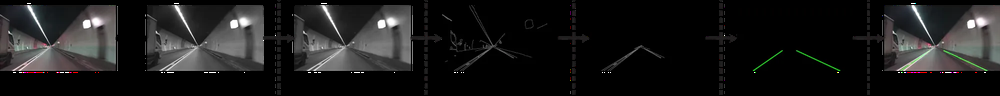
#> input picture data/resources/image.png, 1000 x 96 px, shrunk from 2000 x 193 before the run
$ python -i detect.py   (imports and definitions only)
#> lines starting #> are read from the running program, lines starting #| are printed output that depends on the picture; after the words box and inside, x2 and y2 are one past the last pixel; in counts of white or black regions, pixels touching at a corner belong together
import cv2
import numpy as np
import math

def region_of_interest(image):
    mask = np.zeros_like(image)
    if len(image.shape) > 2:
        channel_count = image.shape[2]
        ignore_mask_color = (255,) * channel_count
    else:
        ignore_mask_color = 255
    rows, cols = image.shape[:2]
    bottom_left  = [cols * 0.1, rows * 0.95]
    top_left     = [cols * 0.45, rows * 0.6]
    top_right    = [cols * 0.55, rows * 0.6]
    bottom_right = [cols * 0.9, rows * 0.95]
    vertices = np.array([[bottom_left, top_left, top_right, bottom_right]], dtype=np.int32)
    cv2.fillPoly(mask, vertices, ignore_mask_color)
    masked_image = cv2.bitwise_and(image, mask)
    return masked_image

def hough_transform(image):
    rho = 2
    theta = np.pi/180
    threshold = 50
    minLineLength = 40
    maxLineGap = 150
    return cv2.HoughLinesP(image, rho, theta, threshold, minLineLength=minLineLength, maxLineGap=maxLineGap)

def average_slope_intercept(lines):
    left_lines = []
    left_weights = []
    right_lines = []
    right_weights = []
    for line in lines:
        for x1, y1, x2, y2 in line:
            if x1 == x2:
                continue
            slope = (y2 - y1) / (x2 - x1)
            intercept = y1 - (slope * x1)
            length = np.sqrt((y2 - y1) ** 2 + (x2 - x1) ** 2)
            if slope < 0:
                left_lines.append((slope, intercept))
                left_weights.append(length)
            else:
                right_lines.append((slope, intercept))
                right_weights.append(length)
    left_lane = np.dot(left_weights, left_lines) / np.sum(left_weights) if len(left_weights) > 0 else None
    right_lane = np.dot(right_weights, right_lines) / np.sum(right_weights) if len(right_weights) > 0 else None
    return left_lane, right_lane

def pixel_points(y1, y2, line):
    if line is None:
        return None
    slope, intercept = line
    x1 = int((y1 - intercept) / slope)
    x2 = int((y2 - intercept) / slope)
    y1 = int(y1)
    y2 = int(y2)
    return ((x1, y1), (x2, y2))

def lane_lines(image, lines):
    left_lane, right_lane = average_slope_intercept(lines)
    y1 = image.shape[0]
    y2 = int(y1 * 0.6)
    left_line = pixel_points(y1, y2, left_lane)
    right_line = pixel_points(y1, y2, right_lane)
    return left_line, right_line

def draw_lane_lines(image, lines, color=[0, 0, 255], thickness=10):
    line_image = np.zeros_like(image)
    for line in lines:
        if line is not None:
            cv2.line(line_image, *line, color, thickness)
    return cv2.addWeighted(image, 1.0, line_image, 1.0, 0.0)

def detect_lane(frame):
    gray = cv2.cvtColor(frame, cv2.COLOR_BGR2GRAY)
    blur = cv2.GaussianBlur(gray, (5, 5), 0)
    edges = cv2.Canny(blur, 50, 150)
    roi = region_of_interest(edges)
    lines = hough_transform(roi)
    if lines is None:
        out = frame.copy()
        cv2.putText(out, 'Lane not detected', (50, 50),
                    cv2.FONT_HERSHEY_SIMPLEX, 1, (0, 0, 255), 2)
        return out
    left_line, right_line = lane_lines(frame, lines)
    result = draw_lane_lines(frame, [left_line, right_line])
    return result

>>> import cv2
>>> picture = cv2.imread('../data/resources/image.png')
#> picture is the input picture: shape (96, 1000, 3); mean B, G, R 27.1, 27.3, 27.5
>>> result = detect_lane(picture)
#> in detect_lane, `blur = cv2.GaussianBlur(gray, (5, 5), 0)`:
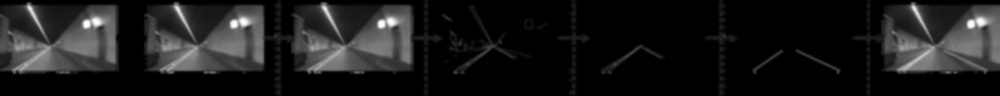
#> blur: shape (96, 1000); min 0, max 255, mean 27.3
#> in detect_lane, `edges = cv2.Canny(blur, 50, 150)`:
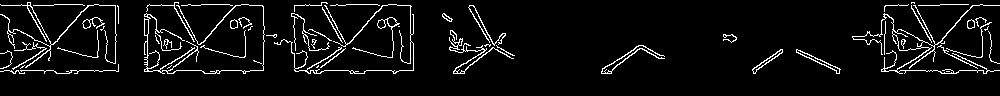
#> edges: shape (96, 1000); 5.9% white in thin lines or dots, all inside (x1, y1, x2, y2) = (0, 2, 1000, 74)
#> in region_of_interest, `cv2.fillPoly(mask, vertices, ignore_mask_color)`:
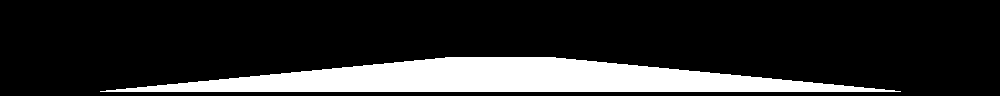
#> mask: shape (96, 1000); 16.8% white; 1 white region, box (x1, y1, x2, y2) and area: (100, 57, 901, 92) 16101
#> in region_of_interest, `masked_image = cv2.bitwise_and(image, mask)`:
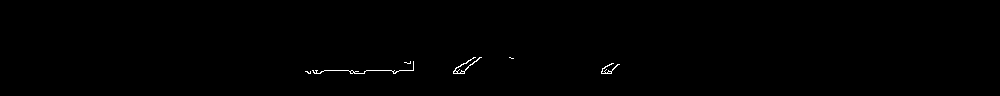
#> masked_image: shape (96, 1000); 0.32% white in thin lines or dots, all inside (x1, y1, x2, y2) = (305, 57, 620, 74)
#> in detect_lane, `lines = hough_transform(roi)`: lines = [[312, 70, 612, 70], [305, 71, 611, 71]]
#> the loop in average_slope_intercept, `for line in lines:` made 2 passes
#> after the loop in average_slope_intercept, `for line in lines:`: left_lines = []; right_lines = [(0, 70), (0, 71)]; right_weights = [300, 306]
#> in average_slope_intercept, `right_lane = np.dot(right_weights, right_lines) / np.sum(right_weights..`: right_lane = [0, 70.5]
#> (the run stopped early here; a loop or call above may not have finished)
